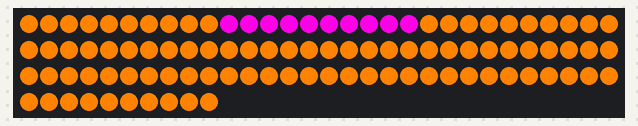
A program run on a simulated Raspberry Pi (BCM pin numbers). On the bench: 100 RGB LEDs in strip order, left to right, continuing on the next row. Random numbers come from a fixed seed.

Above: at 0.11 s.
At 5.03 s:
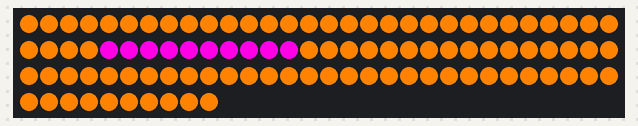
At 9.94 s:
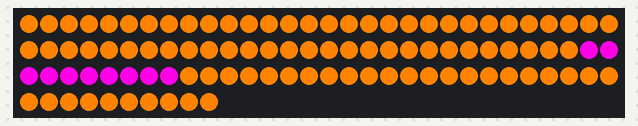
At 19.99 s:
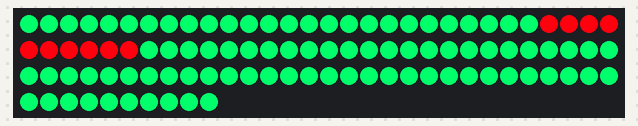
At 29.83 s:
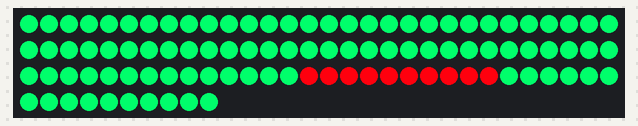
At 39.87 s:
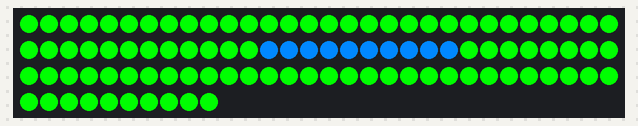

The program:

Gunner.py
```python
import board
import neopixel
import random
import time
from randomColorRainbow import random_color
from settings import num_pixels, pixels

def shoot():
	#make all one color
	background = random_color()
	pixels.fill(background)
	pixels.show()

	#initialize shooter
	length = 10 #length of bullet (LEDs)
	color = random_color()
	change_color(0, length, color)

	#shoot pixel
	for i in range(length, num_pixels - length + 1):
		change_color(i, length, color) #move bullet
		change_color(i - length, length, background) #delete path of bullet
		pixels.show()
		time.sleep(0.2)

def change_color(index, length, color):
	for i in range(index, index + length):
		pixels[i] = color

while True:
	shoot()
```

randomColorRainbow.py
```python
import random
import numpy as np

def random_color():
	num = random.randint(0, 2) #which color is full on

	color = np.array((0, 0, 0)) #create color array
	color[num] = 255 #set full color

	#create Choice Array
	choiceArray = np.array(np.zeros(2))
	j = 0
	for i in range(3):
		if(i != num):
			choiceArray[j] = i
			j += 1

	#pick and set other color
	pos = random.choice(choiceArray) #pick other color
	color[int(pos)] = random.randint(0, 255)


	return color
```

settings.py
```python
import board
import neopixel


#initialize pixels
pixel_pin = board.D18
num_pixels = 100
ORDER = neopixel.RGB
pixels = neopixel.NeoPixel(
    pixel_pin, num_pixels, auto_write=False, pixel_order=ORDER
)
```
